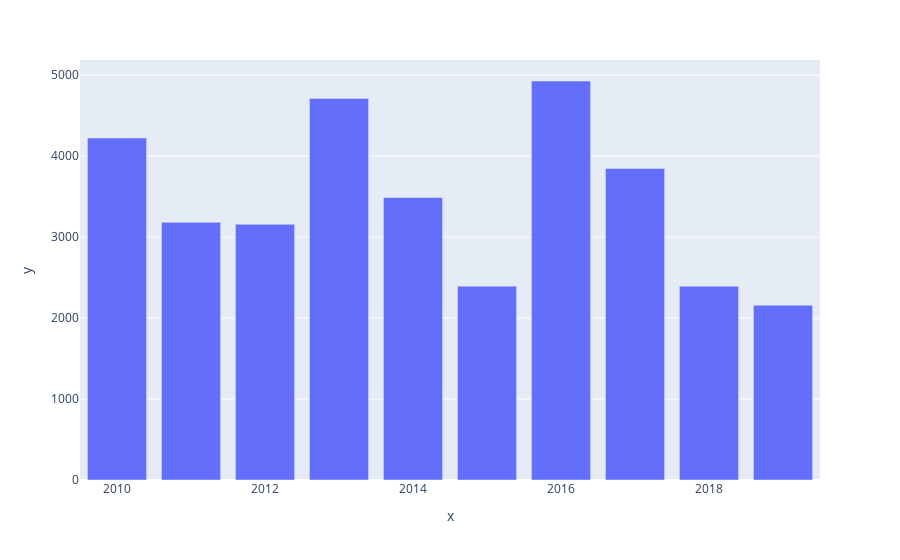

The cell this chart's notebook holds for it:
### Code cell
px.bar(x = years , y = sales)

### Figure 1 — Plotly figure (JSON) as saved in the notebook; plotly's stock layout.template omitted (floating-point values rounded to 4 significant figures)
{"data": [{"alignmentgroup": "True", "hovertemplate": "x=%{x}<br>y=%{y}<extra></extra>", "legendgroup": "", "marker": {"color": "#636efa", "pattern": {"shape": ""}}, "name": "", "offsetgroup": "", "orientation": "v", "showlegend": false, "textposition": "auto", "type": "bar", "x": [2010, 2011, 2012, 2013, 2014, 2015, 2016, 2017, 2018, 2019], "xaxis": "x", "y": [4225, 3183, 3159, 4714, 3490, 2395, 4929, 3847, 2394, 2160], "yaxis": "y"}], "layout": {"barmode": "relative", "legend": {"tracegroupgap": 0}, "margin": {"t": 60}, "xaxis": {"anchor": "y", "domain": [0, 1], "title": {"text": "x"}}, "yaxis": {"anchor": "x", "domain": [0, 1], "title": {"text": "y"}}}}
